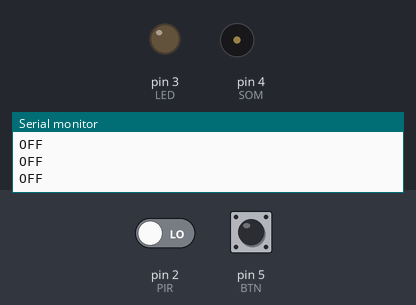
Bench run of a sketch on a simulated Arduino Uno, built with avr-gcc and run on an emulated ATmega328P. Shown: output pins drawn as LEDs (lit = HIGH), buzzer (waves = sounding), the last lines printed to the serial monitor. The inputs (shaded band) are chosen by the test bench; at power-on: pin 2 (PIR) LOW, pin 5 (BTN) HIGH.

Above: at 1.5 s.
1.6 s: pin 2 (PIR) driven HIGH
At 2.82 s:
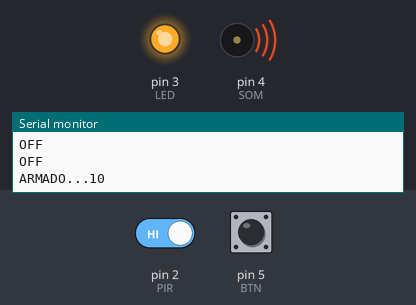
At 13.1 s:
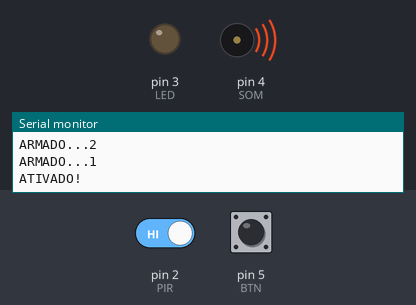
Timing chart, 0 to 15.0 s (numbered marks = the images above; inputs shaded):
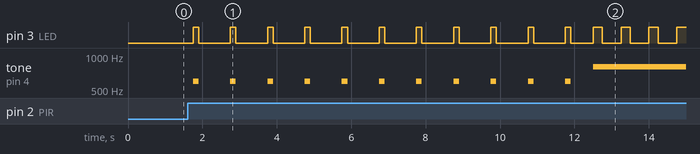

The sketch:

alarme_pir.ino
```cpp
// Constantes
const int PIR = 2; //#define PIR 2
const int LED = 3;
const int SOM = 4;
const int BTN = 5;

// Variáveis
bool key = false;
String status = "OFF";
bool activated = false;
int count = 10;

void setup()
{
  // Inicialização do Monitor Serial
  Serial.begin(9600);

  pinMode(PIR, INPUT);
  pinMode(LED, OUTPUT);
  pinMode(SOM, OUTPUT);
  pinMode(BTN, INPUT_PULLUP);
}

void loop()
{
  delay(250);

  if( !key ){
  	if( digitalRead(PIR) == 1 ){
	  activated = true;
  	}
  }

  if( activated ){
    status = (String)"ARMADO..." + count;
    count--;
    digitalWrite(LED, HIGH);
    tone(SOM, 600);
    delay(150);
    digitalWrite(LED, LOW);
    noTone(SOM);
    delay(600);
  }

  if( count == -1 ){
    ativar();
  }

  if( key ){
    alarme();
  }

  if( digitalRead(BTN) == 0 ){
    desativar();
  }

  Serial.println( status );
}

//////////////////////////////////////
void alarme()
{
  digitalWrite(LED, HIGH);
  tone(SOM, 800);
  delay(250);
  digitalWrite(LED, LOW);
  //noTone(SOM);
  delay(250);
}

void ativar()
{
  key = true;
  status = "ATIVADO!";
  activated = false;
  count = 10;
}

void desativar()
{
  key = false;
  status = "OFF";
  activated = false;
  count = 10;
  noTone(SOM);
}
```
